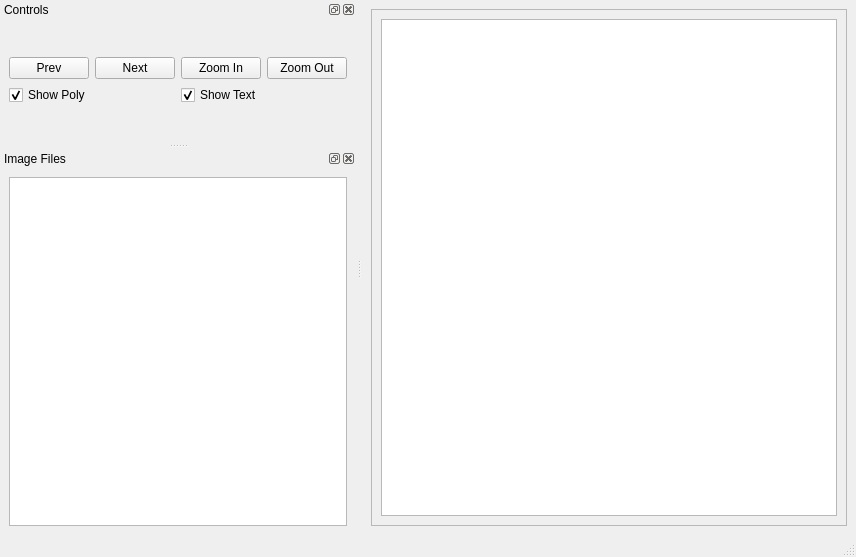
<?xml version="1.0" encoding="UTF-8"?>
<ui version="4.0">
 <class>MainWindow</class>
 <widget class="QMainWindow" name="MainWindow">
  <property name="geometry">
   <rect>
    <x>0</x>
    <y>0</y>
    <width>856</width>
    <height>557</height>
   </rect>
  </property>
  <property name="windowTitle">
   <string>Image Viewer</string>
  </property>
  <widget class="QWidget" name="centralwidget">
   <layout class="QVBoxLayout" name="verticalLayout_5">
    <item>
     <layout class="QVBoxLayout" name="verticalLayout">
      <item>
       <widget class="QScrollArea" name="scrollArea">
        <property name="widgetResizable">
         <bool>true</bool>
        </property>
        <widget class="QWidget" name="scrollAreaWidgetContents">
         <property name="geometry">
          <rect>
           <x>0</x>
           <y>0</y>
           <width>473</width>
           <height>491</height>
          </rect>
         </property>
         <layout class="QVBoxLayout" name="verticalLayout_2">
          <item>
           <widget class="QGraphicsView" name="graphicsView"/>
          </item>
         </layout>
        </widget>
       </widget>
      </item>
     </layout>
    </item>
   </layout>
  </widget>
  <widget class="QMenuBar" name="menubar">
   <property name="geometry">
    <rect>
     <x>0</x>
     <y>0</y>
     <width>856</width>
     <height>22</height>
    </rect>
   </property>
  </widget>
  <widget class="QStatusBar" name="statusbar"/>
  <widget class="QDockWidget" name="dockWidget_10">
   <property name="windowTitle">
    <string>Controls</string>
   </property>
   <attribute name="dockWidgetArea">
    <number>1</number>
   </attribute>
   <widget class="QWidget" name="dockWidgetContents_10">
    <layout class="QVBoxLayout" name="verticalLayout_7">
     <item>
      <layout class="QVBoxLayout" name="verticalLayout_6">
       <item>
        <layout class="QHBoxLayout" name="horizontalLayout_2">
         <item>
          <widget class="QPushButton" name="pushButton_prev">
           <property name="text">
            <string>Prev</string>
           </property>
          </widget>
         </item>
         <item>
          <widget class="QPushButton" name="pushButton_next">
           <property name="text">
            <string>Next</string>
           </property>
          </widget>
         </item>
         <item>
          <widget class="QPushButton" name="pushButton_zoomin">
           <property name="text">
            <string>Zoom In</string>
           </property>
          </widget>
         </item>
         <item>
          <widget class="QPushButton" name="pushButton_zoomout">
           <property name="text">
            <string>Zoom Out</string>
           </property>
          </widget>
         </item>
        </layout>
       </item>
       <item>
        <layout class="QHBoxLayout" name="horizontalLayout">
         <item>
          <widget class="QCheckBox" name="checkBox_poly">
           <property name="text">
            <string>Show Poly</string>
           </property>
           <property name="checked">
            <bool>true</bool>
           </property>
          </widget>
         </item>
         <item>
          <widget class="QCheckBox" name="checkBox_text">
           <property name="text">
            <string>Show Text</string>
           </property>
           <property name="checked">
            <bool>true</bool>
           </property>
          </widget>
         </item>
        </layout>
       </item>
      </layout>
     </item>
    </layout>
   </widget>
  </widget>
  <widget class="QDockWidget" name="dockWidget_11">
   <property name="windowTitle">
    <string>Image Files</string>
   </property>
   <attribute name="dockWidgetArea">
    <number>1</number>
   </attribute>
   <widget class="QWidget" name="dockWidgetContents_11">
    <layout class="QVBoxLayout" name="verticalLayout_9">
     <item>
      <widget class="QListWidget" name="listWidget_images"/>
     </item>
    </layout>
   </widget>
  </widget>
 </widget>
 <resources/>
 <connections/>
</ui>
